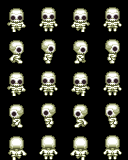

A 2D game scene composited from a Tiled map and its tileset images. What follows is a short description and the map's XML, with every tile layer's data as written:
An orthogonal 4x5 tile map with 32x32 px tiles, 1 tile layer (Tile Layer 1).

<map version="1.9" tiledversion="1.9.0" orientation="orthogonal" renderorder="right-down" width="4" height="5" tilewidth="32" tileheight="32" infinite="0" nextlayerid="2" nextobjectid="1">
 <tileset firstgid="1" source="Enemy 06-1-skeleton.tsx" />
 <layer id="1" name="Tile Layer 1" width="4" height="5">
  <data encoding="csv">
1,2,3,2,
7,8,9,8,
1,2,3,2,
4,5,6,5,
10,11,12,11
</data>
 </layer>
</map>
